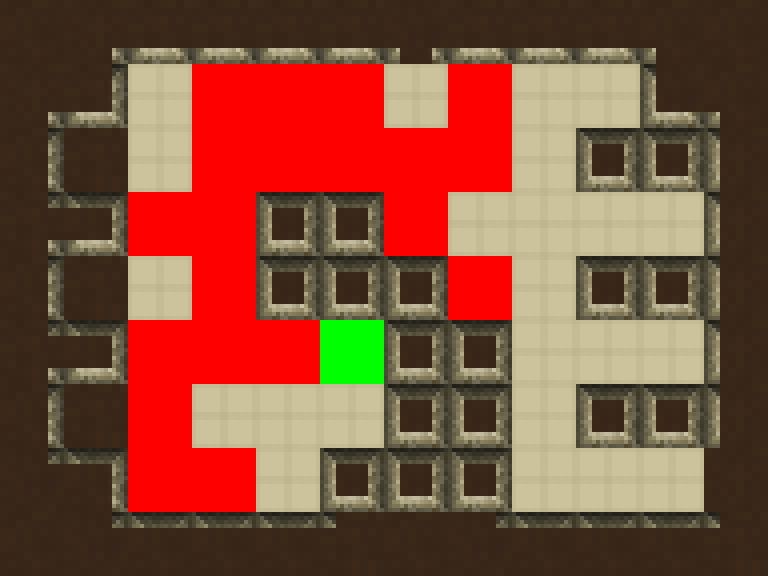

The image is a tile-based game level rendered from a .tmx file. Its description and source (layers, tilesets, objects; grid data summarised) follow:
An orthogonal 12x9 tile map with 64x64 px tiles, 2 tile layers (Layout, Objects).

<map version="1.0" orientation="orthogonal" renderorder="left-up" width="12" height="9" tilewidth="64" tileheight="64">
 <tileset firstgid="1" name="tiles" tilewidth="64" tileheight="64">
  <image source="tiles.png" trans="ff00ff" width="512" height="512" />
  <terraintypes>
   <terrain name="New Terrain" tile="-1" />
  </terraintypes>
  <tile id="0">
   <properties>
    <property name="collisionGroup" value="1" />
   </properties>
  </tile>
  <tile id="1">
   <properties>
    <property name="collisionGroup" value="1" />
   </properties>
  </tile>
  <tile id="2">
   <properties>
    <property name="collisionGroup" value="1" />
   </properties>
  </tile>
  <tile id="3">
   <properties>
    <property name="collisionGroup" value="1" />
   </properties>
  </tile>
  <tile id="4">
   <properties>
    <property name="collisionGroup" value="1" />
   </properties>
  </tile>
  <tile id="5">
   <properties>
    <property name="collisionGroup" value="1" />
   </properties>
  </tile>
  <tile id="6">
   <properties>
    <property name="collisionGroup" value="1" />
   </properties>
  </tile>
  <tile id="7">
   <properties>
    <property name="collisionGroup" value="1" />
   </properties>
  </tile>
  <tile id="8">
   <properties>
    <property name="collisionGroup" value="1" />
   </properties>
  </tile>
  <tile id="9">
   <properties>
    <property name="collisionGroup" value="1" />
   </properties>
  </tile>
  <tile id="10">
   <properties>
    <property name="collisionGroup" value="1" />
   </properties>
  </tile>
  <tile id="11">
   <properties>
    <property name="collisionGroup" value="1" />
   </properties>
  </tile>
  <tile id="12">
   <properties>
    <property name="collisionGroup" value="1" />
   </properties>
  </tile>
  <tile id="13">
   <properties>
    <property name="collisionGroup" value="1" />
   </properties>
  </tile>
  <tile id="14">
   <properties>
    <property name="collisionGroup" value="1" />
   </properties>
  </tile>
  <tile id="15">
   <properties>
    <property name="collisionGroup" value="1" />
   </properties>
  </tile>
  <tile id="16">
   <properties>
    <property name="collisionGroup" value="1" />
   </properties>
  </tile>
  <tile id="17">
   <properties>
    <property name="collisionGroup" value="1" />
   </properties>
  </tile>
  <tile id="18">
   <properties>
    <property name="collisionGroup" value="1" />
   </properties>
  </tile>
  <tile id="19">
   <properties>
    <property name="collisionGroup" value="1" />
   </properties>
  </tile>
  <tile id="20">
   <properties>
    <property name="collisionGroup" value="1" />
   </properties>
  </tile>
  <tile id="21">
   <properties>
    <property name="collisionGroup" value="1" />
   </properties>
  </tile>
  <tile id="22">
   <properties>
    <property name="collisionGroup" value="1" />
   </properties>
  </tile>
  <tile id="23">
   <properties>
    <property name="collisionGroup" value="1" />
   </properties>
  </tile>
  <tile id="24">
   <properties>
    <property name="collisionGroup" value="1" />
   </properties>
  </tile>
  <tile id="25">
   <properties>
    <property name="collisionGroup" value="1" />
   </properties>
  </tile>
  <tile id="26">
   <properties>
    <property name="collisionGroup" value="1" />
   </properties>
  </tile>
  <tile id="27">
   <properties>
    <property name="collisionGroup" value="1" />
   </properties>
  </tile>
  <tile id="28">
   <properties>
    <property name="collisionGroup" value="1" />
   </properties>
  </tile>
  <tile id="29">
   <properties>
    <property name="collisionGroup" value="1" />
   </properties>
  </tile>
  <tile id="30">
   <properties>
    <property name="collisionGroup" value="1" />
   </properties>
  </tile>
  <tile id="31">
   <properties>
    <property name="collisionGroup" value="1" />
   </properties>
  </tile>
  <tile id="32">
   <properties>
    <property name="collisionGroup" value="1" />
   </properties>
  </tile>
  <tile id="33">
   <properties>
    <property name="collisionGroup" value="1" />
   </properties>
  </tile>
  <tile id="34">
   <properties>
    <property name="collisionGroup" value="1" />
   </properties>
  </tile>
  <tile id="35">
   <properties>
    <property name="collisionGroup" value="1" />
   </properties>
  </tile>
  <tile id="36">
   <properties>
    <property name="collisionGroup" value="0" />
   </properties>
  </tile>
  <tile id="40">
   <properties>
    <property name="collisionGroup" value="1" />
   </properties>
  </tile>
  <tile id="41">
   <properties>
    <property name="collisionGroup" value="1" />
   </properties>
  </tile>
  <tile id="42">
   <properties>
    <property name="collisionGroup" value="1" />
   </properties>
  </tile>
  <tile id="43">
   <properties>
    <property name="collisionGroup" value="1" />
   </properties>
  </tile>
  <tile id="44">
   <properties>
    <property name="collisionGroup" value="2" />
    <property name="type" value="Exit" />
   </properties>
  </tile>
  <tile id="45">
   <properties>
    <property name="direction" value="L" />
    <property name="type" value="Bow" />
   </properties>
  </tile>
  <tile id="46">
   <properties>
    <property name="direction" value="R" />
    <property name="type" value="Bow" />
   </properties>
  </tile>
  <tile id="47">
   <properties>
    <property name="direction" value="U" />
    <property name="type" value="Bow" />
   </properties>
  </tile>
  <tile id="48">
   <properties>
    <property name="collisionGroup" value="1" />
   </properties>
  </tile>
  <tile id="49">
   <properties>
    <property name="collisionGroup" value="1" />
   </properties>
  </tile>
  <tile id="50">
   <properties>
    <property name="collisionGroup" value="1" />
   </properties>
  </tile>
  <tile id="51">
   <properties>
    <property name="collisionGroup" value="1" />
   </properties>
  </tile>
  <tile id="52">
   <properties>
    <property name="collisionGroup" value="2" />
    <property name="type" value="Exit" />
   </properties>
  </tile>
  <tile id="53">
   <properties>
    <property name="collisionGroup" value="2" />
    <property name="type" value="Exit" />
   </properties>
  </tile>
  <tile id="54">
   <properties>
    <property name="collisionGroup" value="2" />
    <property name="type" value="Exit" />
   </properties>
  </tile>
  <tile id="55">
   <properties>
    <property name="direction" value="B" />
    <property name="type" value="Bow" />
   </properties>
  </tile>
  <tile id="56">
   <properties>
    <property name="collisionGroup" value="1" />
   </properties>
  </tile>
  <tile id="57">
   <properties>
    <property name="collisionGroup" value="1" />
   </properties>
  </tile>
  <tile id="60">
   <properties>
    <property name="type" value="Hero" />
   </properties>
  </tile>
  <tile id="61">
   <properties>
    <property name="type" value="Rock" />
   </properties>
  </tile>
  <tile id="62">
   <properties>
    <property name="type" value="Block" />
   </properties>
  </tile>
  <tile id="63">
   <properties>
    <property name="type" value="Techcard" />
   </properties>
  </tile>
 </tileset>
 <layer name="Layout" width="12" height="9">
  <data>[108 cells, 108 non-empty, 18 distinct tile ids]</data>
 </layer>
 <layer name="Objects" width="12" height="9">
  <data>[108 cells, 25 non-empty, 4 distinct tile ids]</data>
 </layer>
</map>